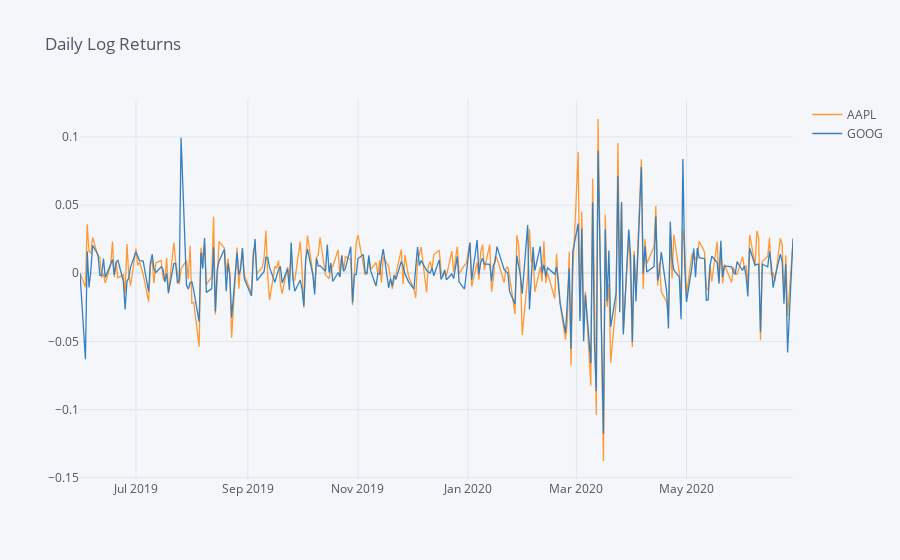

Notebook code cell kept with this figure:
### Markdown cell above
<h3 id="Visualising-Return-Series">Visualising Return Series<a class="anchor-link" href="#Visualising-Return-Series">¶</a></h3><p>We'll now plot historical daily log normal return series of NIFTY Index using just one line of code.</p>

### Code cell
daily_returns[['AAPL','GOOG']].iplot(title='Daily Log Returns')

### Figure 1 — Plotly figure (JSON) as saved in the notebook; plotly's stock layout.template omitted (floating-point values rounded to 4 significant figures; data arrays with more than 128 entries replaced by an {"elided": "..."} marker saying what was removed)
{"data": [{"line": {"color": "rgba(255, 153, 51, 1.0)", "dash": "solid", "shape": "linear", "width": 1.3}, "mode": "lines", "name": "AAPL", "text": "", "type": "scatter", "x": {"elided": "273 str values"}, "y": {"elided": "273 float values"}}, {"line": {"color": "rgba(55, 128, 191, 1.0)", "dash": "solid", "shape": "linear", "width": 1.3}, "mode": "lines", "name": "GOOG", "text": "", "type": "scatter", "x": {"elided": "273 str values"}, "y": {"elided": "273 float values"}}], "layout": {"legend": {"bgcolor": "#F5F6F9", "font": {"color": "#4D5663"}}, "paper_bgcolor": "#F5F6F9", "plot_bgcolor": "#F5F6F9", "title": {"font": {"color": "#4D5663"}, "text": "Daily Log Returns"}, "xaxis": {"gridcolor": "#E1E5ED", "showgrid": true, "tickfont": {"color": "#4D5663"}, "title": {"font": {"color": "#4D5663"}, "text": ""}, "zerolinecolor": "#E1E5ED"}, "yaxis": {"gridcolor": "#E1E5ED", "showgrid": true, "tickfont": {"color": "#4D5663"}, "title": {"font": {"color": "#4D5663"}, "text": ""}, "zerolinecolor": "#E1E5ED"}}}
